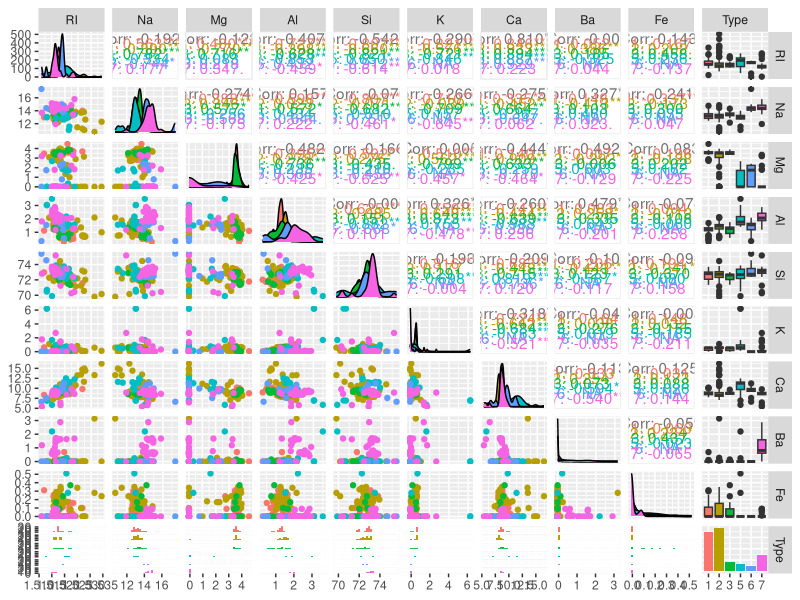
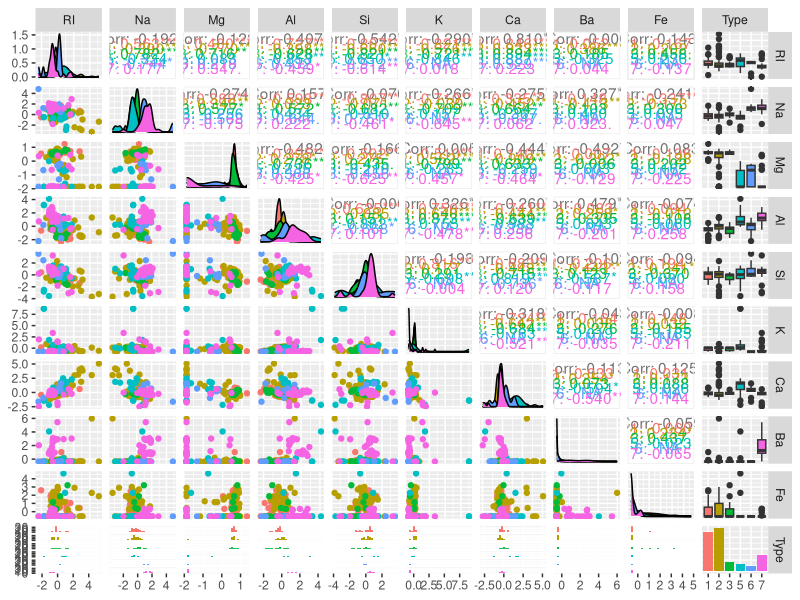

Write the R code that produced these figures, in order.
# K-NEAREST NEIGHBORS ALGORITHM ========================================================================================
# In statistics, the k-nearest neighbors algorithm (k-NN) is a non-parametric supervised learning method first developed
# by Evelyn Fix and Joseph Hodges in 1951, and later expanded by Thomas Cover. It is used for classification and regression.
# In both cases, the input consists of the k closest training examples in a data set. The output depends on whether k-NN
# is used for classification or regression:
# - In k-NN classification, the output is a class membership. An object is classified by a plurality vote of its neighbors,
#   with the object being assigned to the class most common among its k nearest neighbors (k is a positive integer,
#   typically small). If k = 1, then the object is simply assigned to the class of that single nearest neighbor.
# - In k-NN regression, the output is the property value for the object. This value is the average of the values of k
#   nearest neighbors. If k = 1, then the output is simply assigned to the value of that single nearest neighbor.
# k-NN is a type of classification where the function is only approximated locally and all computation is deferred until
# function evaluation. Since this algorithm relies on distance for classification, if the features represent different
# physical units or come in vastly different scales then normalizing the training data can improve its accuracy dramatically.

# Both for classification and regression, a useful technique can be to assign weights to the contributions of the
# neighbors, so that the nearer neighbors contribute more to the average than the more distant ones. For example,
# a common weighting scheme consists in giving each neighbor a weight of 1/d, where d is the distance to the neighbor.

# The neighbors are taken from a set of objects for which the class (for k-NN classification) or the object property
# value (for k-NN regression) is known. This can be thought of as the training set for the algorithm, though no explicit
# training step is required.

# A peculiarity of the k-NN algorithm is that it is sensitive to the local structure of the data.

# Assumptions: KNN doesn’t make any assumptions about the data, meaning it can be used for a wide variety of problems.

# Libraries ============================================================================================================
library(dplyr)
library(tidyr)
library(purrr)
library(caret)
library(class)
library(forecast)
library(Metrics)
library(ggplot2)

# Data =================================================================================================================
data(Glass, package = "mlbench")
# Additional Information:
# 1. Id number: 1 to 214
# 2. RI: refractive index
# 3. Na: Sodium (unit measurement: weight percent in corresponding oxide, as are attributes 4-10)
# 4. Mg: Magnesium
# 5. Al: Aluminum
# 6. Si: Silicon
# 7. K: Potassium
# 8. Ca: Calcium
# 9. Ba: Barium
# 10. Fe: Iron
# 11. Type of glass: (class attribute)
# -- 1 building_windows_float_processed
# -- 2 building_windows_non_float_processed
# -- 3 vehicle_windows_float_processed
# -- 4 vehicle_windows_non_float_processed (none in this database)
# -- 5 containers
# -- 6 tableware
# -- 7 headlamps

Glass %>% str()
# 'data.frame':	214 obs. of  10 variables:
# $ RI  : num  1.52 1.52 1.52 1.52 1.52 ...
# $ Na  : num  13.6 13.9 13.5 13.2 13.3 ...
# $ Mg  : num  4.49 3.6 3.55 3.69 3.62 3.61 3.6 3.61 3.58 3.6 ...
# $ Al  : num  1.1 1.36 1.54 1.29 1.24 1.62 1.14 1.05 1.37 1.36 ...
# $ Si  : num  71.8 72.7 73 72.6 73.1 ...
# $ K   : num  0.06 0.48 0.39 0.57 0.55 0.64 0.58 0.57 0.56 0.57 ...
# $ Ca  : num  8.75 7.83 7.78 8.22 8.07 8.07 8.17 8.24 8.3 8.4 ...
# $ Ba  : num  0 0 0 0 0 0 0 0 0 0 ...
# $ Fe  : num  0 0 0 0 0 0.26 0 0 0 0.11 ...
# $ Type: Factor w/ 6 levels "1","2","3","5",..: 1 1 1 1 1 1 1 1 1 1 ...

Glass$Type %>% table()
# .
#  1  2  3  5  6  7
# 70 76 17 13  9 29

Glass %>% psych::describe()
#       vars   n  mean   sd median trimmed  mad   min   max range  skew kurtosis   se
# RI       1 214  1.52 0.00   1.52    1.52 0.00  1.51  1.53  0.02  1.60     4.72 0.00
# Na       2 214 13.41 0.82  13.30   13.38 0.64 10.73 17.38  6.65  0.45     2.90 0.06
# Mg       3 214  2.68 1.44   3.48    2.87 0.30  0.00  4.49  4.49 -1.14    -0.45 0.10
# Al       4 214  1.44 0.50   1.36    1.41 0.31  0.29  3.50  3.21  0.89     1.94 0.03
# Si       5 214 72.65 0.77  72.79   72.71 0.57 69.81 75.41  5.60 -0.72     2.82 0.05
# K        6 214  0.50 0.65   0.56    0.43 0.17  0.00  6.21  6.21  6.46    52.87 0.04
# Ca       7 214  8.96 1.42   8.60    8.74 0.66  5.43 16.19 10.76  2.02     6.41 0.10
# Ba       8 214  0.18 0.50   0.00    0.03 0.00  0.00  3.15  3.15  3.37    12.08 0.03
# Fe       9 214  0.06 0.10   0.00    0.04 0.00  0.00  0.51  0.51  1.73     2.52 0.01
# Type*   10 214  2.54 1.71   2.00    2.31 1.48  1.00  6.00  5.00  1.04    -0.29 0.12

GGally::ggpairs(Glass, aes(colour = Type))

map(Glass %>% select(!Type), shapiro.test) # all variables dont have normal distribiution

# Split the data into training (80%) and test set (20%)
training.samples <- Glass$Type %>%
  createDataPartition(p = 0.8, list = FALSE)
train.data <- Glass[training.samples,]
test.data <- Glass[-training.samples,]

# Preprocessing ========================================================================================================
df <-
  Glass %>%
  mutate_if(is.numeric, scale) %>%
  mutate_if(is.matrix, as.vector)

df %>% psych::describe()
#       vars   n mean   sd median trimmed  mad   min  max range  skew kurtosis   se
# RI       1 214 0.00 1.00  -0.23   -0.12 0.62 -2.38 5.13  7.50  1.60     4.72 0.07
# Na       2 214 0.00 1.00  -0.13   -0.04 0.79 -3.28 4.86  8.14  0.45     2.90 0.07
# Mg       3 214 0.00 1.00   0.55    0.13 0.21 -1.86 1.25  3.11 -1.14    -0.45 0.07
# Al       4 214 0.00 1.00  -0.17   -0.07 0.62 -2.31 4.12  6.43  0.89     1.94 0.07
# Si       5 214 0.00 1.00   0.18    0.07 0.74 -3.67 3.56  7.23 -0.72     2.82 0.07
# K        6 214 0.00 1.00   0.09   -0.10 0.26 -0.76 8.76  9.52  6.46    52.87 0.07
# Ca       7 214 0.00 1.00  -0.25   -0.15 0.46 -2.48 5.08  7.56  2.02     6.41 0.07
# Ba       8 214 0.00 1.00  -0.35   -0.28 0.00 -0.35 5.98  6.34  3.37    12.08 0.07
# Fe       9 214 0.00 1.00  -0.59   -0.22 0.00 -0.59 4.65  5.23  1.73     2.52 0.07
# Type*   10 214 2.54 1.71   2.00    2.31 1.48  1.00 6.00  5.00  1.04    -0.29 0.12

GGally::ggpairs(df, aes(colour = Type))

# Split the data into training (80%) and test set (20%)
training.samples.df <- df$Type %>%
  createDataPartition(p = 0.8, list = FALSE)
train.data.df <- df[training.samples.df,]
test.data.df <- df[-training.samples.df,]

# Classification =======================================================================================================
# Build model using class::knn()
pred <-
  knn(
    train = train.data %>% select(!Type),
    test = test.data %>% select(!Type),
    cl = train.data$Type,
    k = 3
  )
confusionMatrix(test.data$Type, pred)

pred.df <-
  knn(
    train = train.data.df %>% select(!Type),
    test = test.data.df %>% select(!Type),
    cl = train.data.df$Type,
    k = 3
  )
confusionMatrix(test.data.df$Type, pred.df)
# Even with not the best number of neighbors, the normalized data model has better performance

# Build model using caret::train()
# Run algorithms using 10-fold cross validation
trainControl <-
  trainControl(method = "repeatedcv",
               number = 10,
               repeats = 3)
metric <- "Accuracy"
fit.cv.knn <- train(
  Type ~ .,
  data = train.data,
  method = "knn",
  metric = metric ,
  trControl = trainControl
)
fit.cv.knn
# k-Nearest Neighbors
#
# 174 samples
#   9 predictor
#   6 classes: '1', '2', '3', '5', '6', '7'
#
# No pre-processing
# Resampling: Cross-Validated (10 fold, repeated 3 times)
# Summary of sample sizes: 156, 158, 155, 156, 156, 156, ...
# Resampling results across tuning parameters:
#
#   k  Accuracy   Kappa
#   5  0.6648036  0.5455893
#   7  0.6432182  0.5138322
#   9  0.6263281  0.4864443
#
# Accuracy was used to select the optimal model using the largest value.
# The final value used for the model was k = 5.

fit.cv.knn.df <- train(
  Type ~ .,
  data = train.data.df,
  method = "knn",
  metric = metric ,
  trControl = trainControl
)
fit.cv.knn.df$bestTune[1, 1] # 5

# Run algorithms using grid search method
grid <-
  expand.grid(.k = seq(2, floor(nrow(train.data) / 10), by = 1))
metric <- "Accuracy"
fit.grid.knn <- train(
  Type ~ .,
  data = train.data,
  method = "knn",
  metric = metric,
  tuneGrid = grid,
  trControl = trainControl
)
fit.grid.knn
# k-Nearest Neighbors
#
# 174 samples
#   9 predictor
#   6 classes: '1', '2', '3', '5', '6', '7'
#
# No pre-processing
# Resampling: Cross-Validated (10 fold, repeated 3 times)
# Summary of sample sizes: 157, 157, 156, 157, 156, 157, ...
# Resampling results across tuning parameters:
#
#   k   Accuracy   Kappa
#   2  0.6651251  0.5445201
#   3  0.6577923  0.5308337
#   4  0.6553076  0.5291767
#   5  0.6734083  0.5550763
#   6  0.6535145  0.5293640
#   7  0.6253985  0.4915259
#   8  0.6481768  0.5176577
#   9  0.6355091  0.4992932
#   10  0.6249742  0.4836941
#   11  0.6206986  0.4740718
#   12  0.6049715  0.4507527
#   13  0.6135836  0.4601406
#   14  0.6093918  0.4560238
#   15  0.6171124  0.4656649
#   16  0.6174779  0.4638256
#   17  0.6196473  0.4665777
#
# Accuracy was used to select the optimal model using the largest value.
# The final value used for the model was k = 5.

fit.grid.knn.df <- train(
  Type ~ .,
  data = train.data.df,
  method = "knn",
  metric = metric,
  tuneGrid = grid,
  trControl = trainControl
)
fit.grid.knn.df$bestTune[1, 1] # 7

# Summary
pred <-
  knn3Train(
    train = train.data.df %>% select(!Type),
    test = test.data.df %>% select(!Type),
    cl = train.data.df$Type,
    k = 5,
    prob = FALSE
  ) %>%
  factor()
# pred <- predict(fit.cv.knn.df, newdata = test.data.df %>% select(!Type))
confusionMatrix(test.data.df$Type, pred)

# Regression ===========================================================================================================
df_reg <-
  df %>%
  mutate(Type = as.numeric(Type))

# Split the data into training (80%) and test set (20%)
training.samples.df.reg <- df_reg$Type %>%
  createDataPartition(p = 0.8, list = FALSE)
train.data.df.reg <- df_reg[training.samples.df.reg,]
test.data.df.reg <- df_reg[-training.samples.df.reg,]

pred <-
  knnregTrain(
    train = train.data.df.reg %>% select(!Type),
    test = test.data.df.reg %>% select(!Type),
    y = train.data.df.reg$Type,
    k = 5
  )
rmse(test.data.df.reg$Type, pred) # 0.9309493
